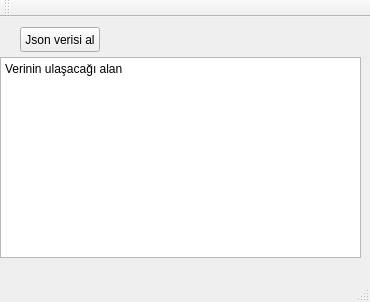
<?xml version="1.0" encoding="UTF-8"?>
<ui version="4.0">
 <class>MainWindow</class>
 <widget class="QMainWindow" name="MainWindow">
  <property name="geometry">
   <rect>
    <x>0</x>
    <y>0</y>
    <width>370</width>
    <height>302</height>
   </rect>
  </property>
  <property name="windowTitle">
   <string>MainWindow</string>
  </property>
  <widget class="QWidget" name="centralWidget">
   <widget class="QTextBrowser" name="textBrowser">
    <property name="geometry">
     <rect>
      <x>0</x>
      <y>40</y>
      <width>361</width>
      <height>201</height>
     </rect>
    </property>
    <property name="html">
     <string>&lt;!DOCTYPE HTML PUBLIC &quot;-//W3C//DTD HTML 4.0//EN&quot; &quot;http://www.w3.org/TR/REC-html40/strict.dtd&quot;&gt;
&lt;html&gt;&lt;head&gt;&lt;meta name=&quot;qrichtext&quot; content=&quot;1&quot; /&gt;&lt;style type=&quot;text/css&quot;&gt;
p, li { white-space: pre-wrap; }
&lt;/style&gt;&lt;/head&gt;&lt;body style=&quot; font-family:'Noto Sans'; font-size:9pt; font-weight:400; font-style:normal;&quot;&gt;
&lt;p style=&quot; margin-top:0px; margin-bottom:0px; margin-left:0px; margin-right:0px; -qt-block-indent:0; text-indent:0px;&quot;&gt;Verinin ulaşacağı alan&lt;/p&gt;&lt;/body&gt;&lt;/html&gt;</string>
    </property>
   </widget>
   <widget class="QPushButton" name="pushButton">
    <property name="geometry">
     <rect>
      <x>20</x>
      <y>10</y>
      <width>80</width>
      <height>25</height>
     </rect>
    </property>
    <property name="text">
     <string>Json verisi al</string>
    </property>
   </widget>
  </widget>
  <widget class="QMenuBar" name="menuBar">
   <property name="geometry">
    <rect>
     <x>0</x>
     <y>0</y>
     <width>370</width>
     <height>22</height>
    </rect>
   </property>
  </widget>
  <widget class="QToolBar" name="mainToolBar">
   <attribute name="toolBarArea">
    <enum>TopToolBarArea</enum>
   </attribute>
   <attribute name="toolBarBreak">
    <bool>false</bool>
   </attribute>
  </widget>
  <widget class="QStatusBar" name="statusBar"/>
 </widget>
 <layoutdefault spacing="6" margin="11"/>
 <resources/>
 <connections/>
</ui>
